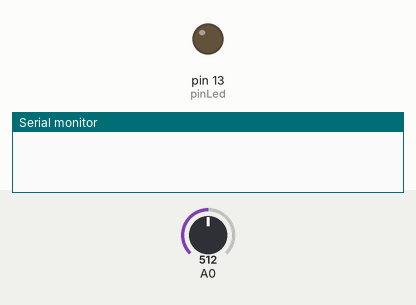
Recording of a sketch running on a simulated Arduino Uno, built with avr-gcc and run on an emulated ATmega328P. On the bench: output pins drawn as LEDs (lit = HIGH), the last lines printed to the serial monitor. The test bench sets the inputs (shaded band); at power-on: A0 = 512.

Above: at 1.2 s.
1.3 s: A0 set to 790
2.8 s: A0 set to 809
At 3.7 s:
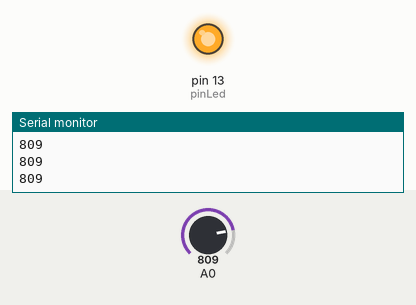
Timing chart, 0 to 5.8 s (numbered marks = the images above; inputs shaded):
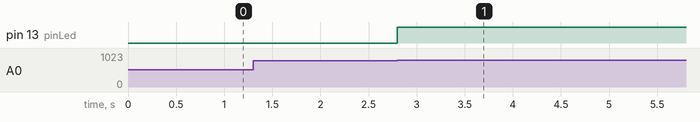

Measured:
- the behaviour switches between 800 and 801 on A0 (found by bisection; images 0 and 1)
- after the input at 1.3 s, every drawn part: stays the same
- after the input at 2.8 s, pin 13 (pinLed): LOW → HIGH at once

The sketch:

captacao_do_som_e_emissao_ir.ino
```cpp
#include <IRremote.h>
#define pinLed 13
#define EMI 3

IRsend ir(EMI);

void setup(){
  pinMode(pinLed, OUTPUT);
  Serial.begin(9600);
}
void loop(){
  int valorLido = analogRead(A0);
  float valor = 0xAAAAAA;

  if ( valorLido > 800 ) {
  digitalWrite(pinLed, HIGH);
   ir.sendRC5(valor, 4);
 Serial.println( valorLido );
  }
}
```
